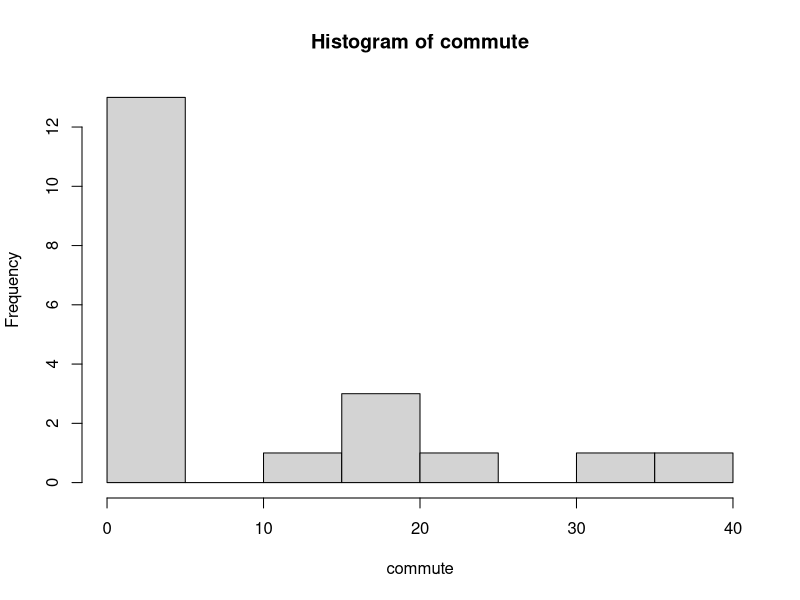
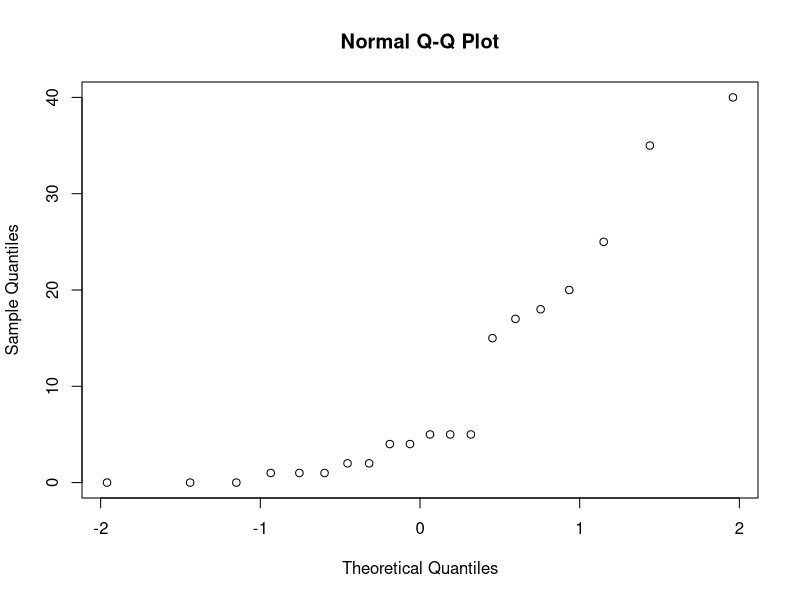
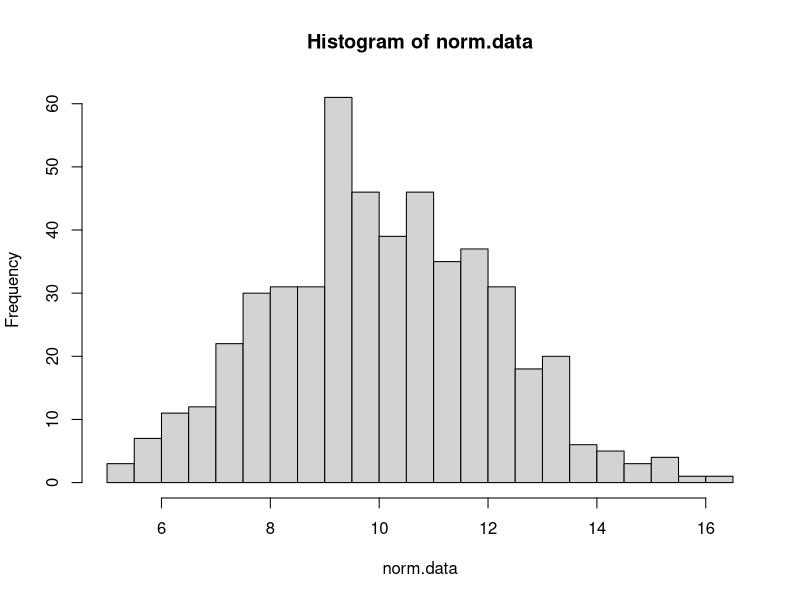
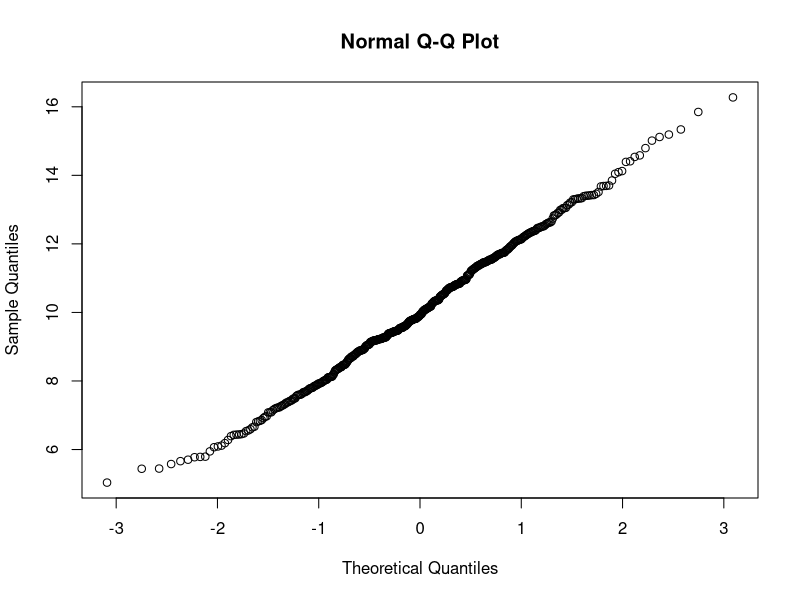

Write the R code that produced these figures, in order.
####Today we're going to learn more about data structures, specifically matrices as well as normal qq plots and FOR loops.####

####Lets begin with creating a dataset in matrix form, we will call this matrix 'x' for simplicity#####

x = matrix(0,5,4)
x

###What did matrix(0,5,4) do?

#What if I don't want all zeroes in my matrix, there are a few ways that we can go about doing this.  The first is to manually update the matrix one entry, row or column at a time.  Like vectors, the individual values of the matrix x are referenced using x[ ].  However, unlike a vector, each value has two identifiers, namely the row and column.  Lets try and change the second row, first column value of our matrix x to the number 1###

x[2,1] = 1
x

###Notice that the first number inside the [ ] is the row and the second number inside the [ ] is the column.  What if I wanted to do an entire row at a time.  For example, pretend we want to change the first row to 1,2,3,4 .  ###

x[1,]  = c(1,2,3,4)
x

####Likewise, if I want to make the fourth column -5,2,6,-1,4 I can do the following####

x[,4] = c(-5,2,6,-1,4)
x

###So far we've changed our matrix by changing the values individually after starting with a matrix where all the values were zero.  what if I wanted to create the same matrix, but I wanted to start with values other than zero in the matrix.###

1:20

matrix(1:20,ncol=4)

matrix(1:20,nrow=5)

matrix(1:20,nrow=5,byrow = T)

####Okay, lets move on.  Tomorrow in class we will be spending a ton of time going over the normal distribution.  We will soon discuss normal quantile plots.  Just so you know how to make them in R, lets look at two variables, one that is normally distributed, another that clearly isn't.  Lets download our student.csv file again and look at the distances students are commuting to campus.  Don't forget to download the csv file and change your directory to the desktop.###

student = read.csv("../data/student.csv",h=T)
attach(student)
hist(commute,breaks=9)

###Clearly Commute is a variable that is skewed to the right, lets look at what a normal quantile plot looks like for a distribution that is not normal.###

qqnorm(commute)

###Now lets create a variable that is normally distributed.  We can do this using the rnorm function.  rnorm takes three arguments, the number of items you want in your dataset, the mean of those items and the standard deviation of those items###

norm.data = rnorm(500,10,2)

norm.data

hist(norm.data,breaks=20)

qqnorm(norm.data)

####Finally, FOR loops.  Do loops are one of the cornerstones of statistical programming for repeating algorithms.  A FOR statement is a statement in which you tell the program to repeat a process a certain number of times.  For example let's suppose I want to create the fibonacci sequence for the first 10 numbers in the sequence.  Lets start the sequence off with two 1's####

fib.seq = rep(0,10)
fib.seq[1] = 1
fib.seq[2] = 1

fib.seq

for(i in 3:10){
    fib.seq[i] = fib.seq[i-1] + fib.seq[i-2]
}

fib.seq

####You can use several FOR loops at once.  For example, lets suppose I want to fill out a matrix to give us pascals triangle.  Now in Pascals triangle, each new entry in a row is the sum of the same entry in the previous row and the previous entry in the previous row, lets start with a blank matrix with all zeroes except for the first row and first column entry, which should be one####

pascal = matrix(0,10,10)
pascal[,1] = 1
pascal

###update each row at a time, starting with the second and ending with the 10th, and within each row we want to update all ten entries###

for(i in 2:10){
    for(j in 2:10){
        pascal[i,j] = pascal[i-1,j] + pascal[i-1,j-1]
    }
}

pascal


####This concludes our second tutorial in R.  We will use for loops when we do a simulated proof of the central limit theorem after the first midterm.  Future topics in R will involve DO loops, IF/ELSE statements and the FUNCTION statement.  FOR, DO, IF/ELSE and FUNCTION are the cornerstones of basic programming in the R environment######